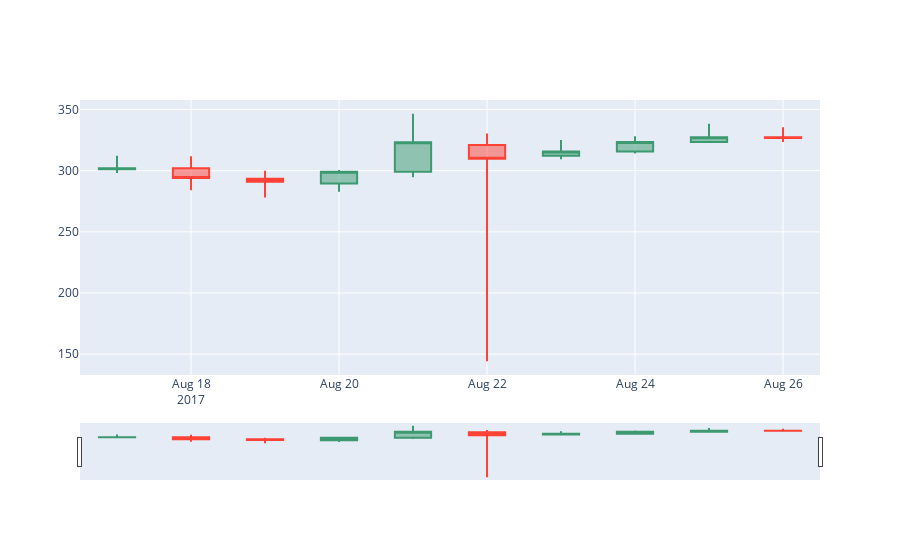

Notebook source saved alongside this figure:
### Code cell
# create a plotly candlestic chart
import plotly.graph_objects as go

fig = go.Figure(data=[go.Candlestick(x=new.index.values,
               open=new['open_price'],
               high=new['high'],
               low=new['low'],
               close=new['close_price'])])
fig.show()

### Figure 1 — Plotly figure (JSON) as saved in the notebook; plotly's stock layout.template omitted (floating-point values rounded to 4 significant figures)
{"data": [{"close": [302, 294.0, 290.9, 299.1, 323.3, 309.8, 315.7, 323.4, 327.2, 326.7], "high": [312.2, 311.8, 299.9, 300.5, 346.5, 330.4, 325.0, 328.0, 338.3, 335.4], "low": [298, 283.9, 278, 282.9, 294.6, 144.2, 309.4, 314.0, 323.4, 323.4], "open": [301.1, 302, 293.3, 289.4, 299.1, 321.0, 312.2, 315.7, 323.4, 327.2], "type": "candlestick", "x": ["2017-08-17", "2017-08-18", "2017-08-19", "2017-08-20", "2017-08-21", "2017-08-22", "2017-08-23", "2017-08-24", "2017-08-25", "2017-08-26"]}], "layout": {}}
